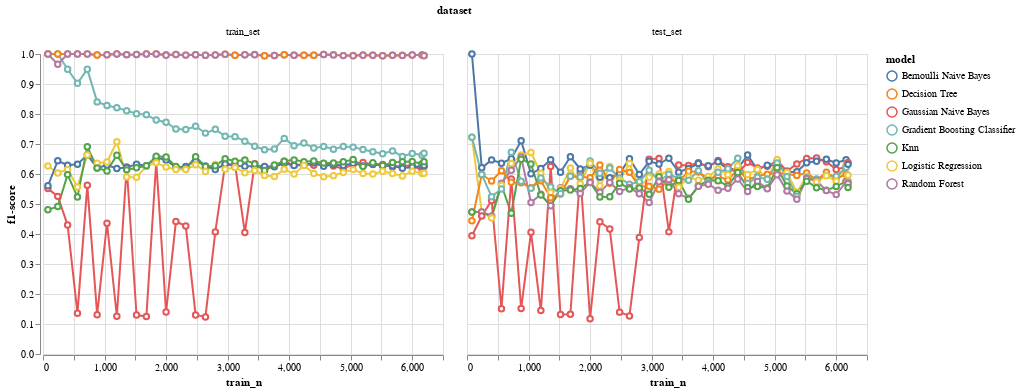

The notebook cell this image was saved under:
### Code cell
alt.Chart(performance_all[performance_all['grouping'] == "macro_avg"]).mark_line(
#    point={
#      "filled": False,
#      "fill": "white"
#    }
).encode(
    x='train_n:Q',
    y='f1-score:Q',
    color='model:N',
).facet(
    facet=alt.Facet('dataset', sort=['train_set', 'test_set'])
)

### Figure 1 — Vega-Lite specification as saved in the notebook (floating-point values rounded to 4 significant figures; data arrays with more than 128 entries replaced by an {"elided": "..."} marker saying what was removed)
{"config": {"view": {"continuousWidth": 400, "continuousHeight": 300}}, "data": {"name": "data-fc60cb17718fb1f0a8f5068bb2f08933"}, "facet": {"field": "dataset", "sort": ["train_set", "test_set"], "type": "nominal"}, "spec": {"mark": {"type": "line", "point": {"filled": false, "fill": "white"}}, "encoding": {"color": {"field": "model", "type": "nominal"}, "x": {"field": "train_n", "type": "quantitative"}, "y": {"field": "f1-score", "type": "quantitative"}}}, "$schema": "https://vega.github.io/schema/vega-lite/v4.17.0.json", "datasets": {"data-fc60cb17718fb1f0a8f5068bb2f08933": {"elided": "560 records"}}}
